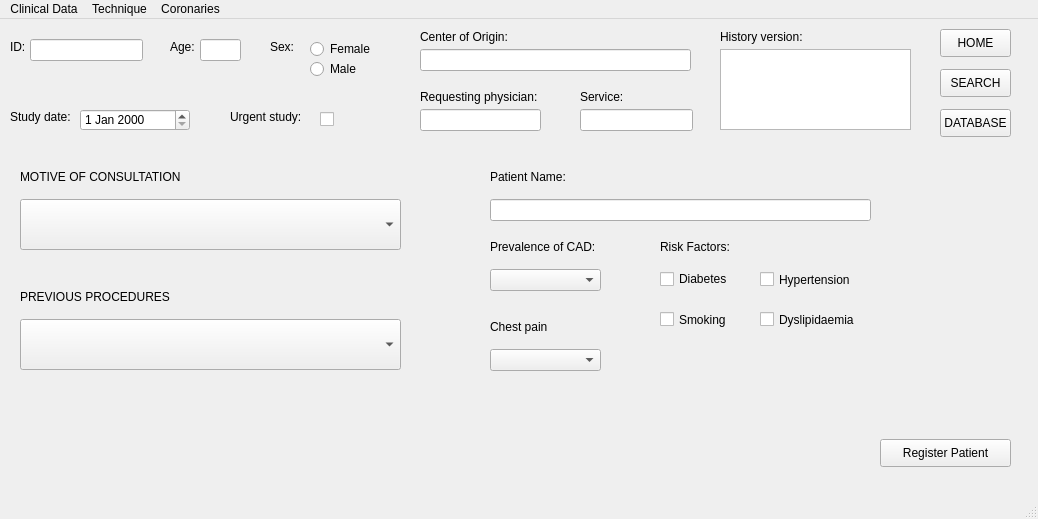
<?xml version="1.0" encoding="UTF-8"?>
<ui version="4.0">
 <class>Coronaries_Report</class>
 <widget class="QMainWindow" name="Coronaries_Report">
  <property name="geometry">
   <rect>
    <x>0</x>
    <y>0</y>
    <width>1038</width>
    <height>519</height>
   </rect>
  </property>
  <property name="windowTitle">
   <string>Coronaries_Report</string>
  </property>
  <widget class="QWidget" name="centralwidget">
   <widget class="QLabel" name="labelID">
    <property name="geometry">
     <rect>
      <x>10</x>
      <y>20</y>
      <width>55</width>
      <height>16</height>
     </rect>
    </property>
    <property name="text">
     <string>ID:</string>
    </property>
   </widget>
   <widget class="QLineEdit" name="textID">
    <property name="geometry">
     <rect>
      <x>30</x>
      <y>20</y>
      <width>113</width>
      <height>22</height>
     </rect>
    </property>
   </widget>
   <widget class="QLabel" name="labelDate">
    <property name="geometry">
     <rect>
      <x>10</x>
      <y>90</y>
      <width>81</width>
      <height>16</height>
     </rect>
    </property>
    <property name="text">
     <string>Study date:</string>
    </property>
   </widget>
   <widget class="QDateEdit" name="dateStudy">
    <property name="geometry">
     <rect>
      <x>80</x>
      <y>90</y>
      <width>110</width>
      <height>22</height>
     </rect>
    </property>
   </widget>
   <widget class="QLabel" name="labelAge">
    <property name="geometry">
     <rect>
      <x>170</x>
      <y>20</y>
      <width>55</width>
      <height>16</height>
     </rect>
    </property>
    <property name="text">
     <string>Age:</string>
    </property>
   </widget>
   <widget class="QLineEdit" name="textAge">
    <property name="geometry">
     <rect>
      <x>200</x>
      <y>20</y>
      <width>41</width>
      <height>22</height>
     </rect>
    </property>
   </widget>
   <widget class="QLabel" name="labelSex">
    <property name="geometry">
     <rect>
      <x>270</x>
      <y>20</y>
      <width>55</width>
      <height>16</height>
     </rect>
    </property>
    <property name="text">
     <string>Sex:</string>
    </property>
   </widget>
   <widget class="QRadioButton" name="FemaleSex">
    <property name="geometry">
     <rect>
      <x>310</x>
      <y>20</y>
      <width>95</width>
      <height>20</height>
     </rect>
    </property>
    <property name="text">
     <string>Female</string>
    </property>
   </widget>
   <widget class="QRadioButton" name="MaleSex">
    <property name="geometry">
     <rect>
      <x>310</x>
      <y>40</y>
      <width>95</width>
      <height>20</height>
     </rect>
    </property>
    <property name="text">
     <string>Male</string>
    </property>
   </widget>
   <widget class="QLabel" name="labelUrgent">
    <property name="geometry">
     <rect>
      <x>230</x>
      <y>90</y>
      <width>81</width>
      <height>16</height>
     </rect>
    </property>
    <property name="text">
     <string>Urgent study:</string>
    </property>
   </widget>
   <widget class="QCheckBox" name="UrgentStudy">
    <property name="geometry">
     <rect>
      <x>320</x>
      <y>90</y>
      <width>81</width>
      <height>20</height>
     </rect>
    </property>
    <property name="text">
     <string/>
    </property>
   </widget>
   <widget class="QLabel" name="labelHospital">
    <property name="geometry">
     <rect>
      <x>420</x>
      <y>10</y>
      <width>101</width>
      <height>16</height>
     </rect>
    </property>
    <property name="text">
     <string>Center of Origin:</string>
    </property>
   </widget>
   <widget class="QLabel" name="labelPhysician">
    <property name="geometry">
     <rect>
      <x>420</x>
      <y>70</y>
      <width>181</width>
      <height>16</height>
     </rect>
    </property>
    <property name="text">
     <string>Requesting physician:</string>
    </property>
   </widget>
   <widget class="QLineEdit" name="textHospital">
    <property name="geometry">
     <rect>
      <x>420</x>
      <y>30</y>
      <width>271</width>
      <height>22</height>
     </rect>
    </property>
   </widget>
   <widget class="QLineEdit" name="textPhysician">
    <property name="geometry">
     <rect>
      <x>420</x>
      <y>90</y>
      <width>121</width>
      <height>22</height>
     </rect>
    </property>
   </widget>
   <widget class="QLabel" name="labelService">
    <property name="geometry">
     <rect>
      <x>580</x>
      <y>70</y>
      <width>81</width>
      <height>16</height>
     </rect>
    </property>
    <property name="text">
     <string>Service:</string>
    </property>
   </widget>
   <widget class="QLineEdit" name="textService">
    <property name="geometry">
     <rect>
      <x>580</x>
      <y>90</y>
      <width>113</width>
      <height>22</height>
     </rect>
    </property>
   </widget>
   <widget class="QLabel" name="labelHistory">
    <property name="geometry">
     <rect>
      <x>720</x>
      <y>10</y>
      <width>101</width>
      <height>16</height>
     </rect>
    </property>
    <property name="text">
     <string>History version:</string>
    </property>
   </widget>
   <widget class="QListView" name="History">
    <property name="geometry">
     <rect>
      <x>720</x>
      <y>30</y>
      <width>191</width>
      <height>81</height>
     </rect>
    </property>
   </widget>
   <widget class="QPushButton" name="buttonHOME">
    <property name="geometry">
     <rect>
      <x>940</x>
      <y>10</y>
      <width>71</width>
      <height>28</height>
     </rect>
    </property>
    <property name="text">
     <string>HOME</string>
    </property>
   </widget>
   <widget class="QPushButton" name="buttonSEARCH">
    <property name="geometry">
     <rect>
      <x>940</x>
      <y>50</y>
      <width>71</width>
      <height>28</height>
     </rect>
    </property>
    <property name="text">
     <string>SEARCH</string>
    </property>
   </widget>
   <widget class="QPushButton" name="buttonDATABASE">
    <property name="geometry">
     <rect>
      <x>940</x>
      <y>90</y>
      <width>71</width>
      <height>28</height>
     </rect>
    </property>
    <property name="text">
     <string>DATABASE</string>
    </property>
   </widget>
   <widget class="QLabel" name="labelCoronaryStudy">
    <property name="geometry">
     <rect>
      <x>20</x>
      <y>150</y>
      <width>191</width>
      <height>16</height>
     </rect>
    </property>
    <property name="text">
     <string>MOTIVE OF CONSULTATION</string>
    </property>
   </widget>
   <widget class="QComboBox" name="motive">
    <property name="geometry">
     <rect>
      <x>20</x>
      <y>180</y>
      <width>381</width>
      <height>51</height>
     </rect>
    </property>
    <item>
     <property name="text">
      <string/>
     </property>
    </item>
    <item>
     <property name="text">
      <string>Chest pain/atypical symptoms in patient without known CAD</string>
     </property>
    </item>
    <item>
     <property name="text">
      <string>No information</string>
     </property>
    </item>
    <item>
     <property name="text">
      <string>Checkup, patient without cardiologic symptomatology or known coronary artery disease</string>
     </property>
    </item>
    <item>
     <property name="text">
      <string>Suspected acute coronary syndrome (ACS)</string>
     </property>
    </item>
    <item>
     <property name="text">
      <string>Alteration myocardial ischemia/perfusion test</string>
     </property>
    </item>
    <item>
     <property name="text">
      <string>Nonspecific ECG/Holter alteration</string>
     </property>
    </item>
    <item>
     <property name="text">
      <string>Coronary calcification study</string>
     </property>
    </item>
    <item>
     <property name="text">
      <string>Assessment of known coronary artery disease (not revascularized)</string>
     </property>
    </item>
    <item>
     <property name="text">
      <string>Assessment of revascularized coronary artery disease</string>
     </property>
    </item>
    <item>
     <property name="text">
      <string>Screening for coronary artery disease in cardiomyopathy</string>
     </property>
    </item>
    <item>
     <property name="text">
      <string>Screening for coronary artery disease in endocarditis</string>
     </property>
    </item>
    <item>
     <property name="text">
      <string>Coronary artery disease screening in systemic disease</string>
     </property>
    </item>
    <item>
     <property name="text">
      <string>Coronary vein study</string>
     </property>
    </item>
    <item>
     <property name="text">
      <string>Coronary anomaly study</string>
     </property>
    </item>
    <item>
     <property name="text">
      <string>Other</string>
     </property>
    </item>
   </widget>
   <widget class="QLabel" name="label_26">
    <property name="geometry">
     <rect>
      <x>490</x>
      <y>300</y>
      <width>141</width>
      <height>16</height>
     </rect>
    </property>
    <property name="text">
     <string>Chest pain</string>
    </property>
   </widget>
   <widget class="QComboBox" name="chestpain">
    <property name="geometry">
     <rect>
      <x>490</x>
      <y>330</y>
      <width>111</width>
      <height>22</height>
     </rect>
    </property>
    <item>
     <property name="text">
      <string/>
     </property>
    </item>
    <item>
     <property name="text">
      <string>Typical</string>
     </property>
    </item>
    <item>
     <property name="text">
      <string>Atypical</string>
     </property>
    </item>
    <item>
     <property name="text">
      <string>Non-specific</string>
     </property>
    </item>
   </widget>
   <widget class="QLabel" name="label_27">
    <property name="geometry">
     <rect>
      <x>490</x>
      <y>150</y>
      <width>131</width>
      <height>16</height>
     </rect>
    </property>
    <property name="text">
     <string>Patient Name:</string>
    </property>
   </widget>
   <widget class="QLabel" name="labelCoronaryStudy_2">
    <property name="geometry">
     <rect>
      <x>20</x>
      <y>270</y>
      <width>191</width>
      <height>16</height>
     </rect>
    </property>
    <property name="text">
     <string>PREVIOUS PROCEDURES</string>
    </property>
   </widget>
   <widget class="QComboBox" name="prepro">
    <property name="geometry">
     <rect>
      <x>20</x>
      <y>300</y>
      <width>381</width>
      <height>51</height>
     </rect>
    </property>
    <item>
     <property name="text">
      <string/>
     </property>
    </item>
    <item>
     <property name="text">
      <string>Stent/ACTP</string>
     </property>
    </item>
    <item>
     <property name="text">
      <string>Coronary bypass</string>
     </property>
    </item>
    <item>
     <property name="text">
      <string>Pacemaker</string>
     </property>
    </item>
    <item>
     <property name="text">
      <string>ICD</string>
     </property>
    </item>
    <item>
     <property name="text">
      <string>Mechanical mitral valve prosthesis</string>
     </property>
    </item>
    <item>
     <property name="text">
      <string>Biological mitral valve prosthesis</string>
     </property>
    </item>
    <item>
     <property name="text">
      <string>Mechanical aortic valve prosthesis</string>
     </property>
    </item>
    <item>
     <property name="text">
      <string>Biological aortic valve prosthesis</string>
     </property>
    </item>
    <item>
     <property name="text">
      <string>Tricuspid valve prosthesis</string>
     </property>
    </item>
    <item>
     <property name="text">
      <string>Perceval type aortic valve prosthesis</string>
     </property>
    </item>
    <item>
     <property name="text">
      <string>Aortic prosthetic tube</string>
     </property>
    </item>
    <item>
     <property name="text">
      <string>Valved aortic prosthetic tube (Bentall)</string>
     </property>
    </item>
    <item>
     <property name="text">
      <string>Aortic endoprosthesis</string>
     </property>
    </item>
    <item>
     <property name="text">
      <string>Left atrial appendage occluder</string>
     </property>
    </item>
    <item>
     <property name="text">
      <string>Valve leakage shut-off device</string>
     </property>
    </item>
    <item>
     <property name="text">
      <string>Device for interatrial communications occlusion</string>
     </property>
    </item>
    <item>
     <property name="text">
      <string>Device for interventricular communications occlusion</string>
     </property>
    </item>
    <item>
     <property name="text">
      <string>TAVI</string>
     </property>
    </item>
    <item>
     <property name="text">
      <string>Unspecified percutaneous device</string>
     </property>
    </item>
    <item>
     <property name="text">
      <string>Corrective surgery for congenital heart disease</string>
     </property>
    </item>
   </widget>
   <widget class="QLineEdit" name="name">
    <property name="geometry">
     <rect>
      <x>490</x>
      <y>180</y>
      <width>381</width>
      <height>22</height>
     </rect>
    </property>
   </widget>
   <widget class="QLabel" name="label">
    <property name="geometry">
     <rect>
      <x>490</x>
      <y>220</y>
      <width>131</width>
      <height>16</height>
     </rect>
    </property>
    <property name="text">
     <string>Prevalence of CAD:</string>
    </property>
   </widget>
   <widget class="QComboBox" name="prevalence">
    <property name="geometry">
     <rect>
      <x>490</x>
      <y>250</y>
      <width>111</width>
      <height>22</height>
     </rect>
    </property>
    <item>
     <property name="text">
      <string/>
     </property>
    </item>
    <item>
     <property name="text">
      <string>High</string>
     </property>
    </item>
    <item>
     <property name="text">
      <string>Low</string>
     </property>
    </item>
   </widget>
   <widget class="QLabel" name="label_2">
    <property name="geometry">
     <rect>
      <x>660</x>
      <y>220</y>
      <width>91</width>
      <height>16</height>
     </rect>
    </property>
    <property name="text">
     <string>Risk Factors:</string>
    </property>
   </widget>
   <widget class="QCheckBox" name="diabetes">
    <property name="geometry">
     <rect>
      <x>660</x>
      <y>250</y>
      <width>101</width>
      <height>20</height>
     </rect>
    </property>
    <property name="text">
     <string>Diabetes</string>
    </property>
   </widget>
   <widget class="QCheckBox" name="smoking">
    <property name="geometry">
     <rect>
      <x>660</x>
      <y>290</y>
      <width>101</width>
      <height>21</height>
     </rect>
    </property>
    <property name="text">
     <string>Smoking</string>
    </property>
   </widget>
   <widget class="QCheckBox" name="hypertension">
    <property name="geometry">
     <rect>
      <x>760</x>
      <y>250</y>
      <width>101</width>
      <height>21</height>
     </rect>
    </property>
    <property name="text">
     <string>Hypertension</string>
    </property>
   </widget>
   <widget class="QCheckBox" name="dyslipidaemia">
    <property name="geometry">
     <rect>
      <x>760</x>
      <y>290</y>
      <width>101</width>
      <height>21</height>
     </rect>
    </property>
    <property name="text">
     <string>Dyslipidaemia</string>
    </property>
   </widget>
   <widget class="QPushButton" name="register_button">
    <property name="geometry">
     <rect>
      <x>880</x>
      <y>420</y>
      <width>131</width>
      <height>28</height>
     </rect>
    </property>
    <property name="text">
     <string>Register Patient</string>
    </property>
   </widget>
  </widget>
  <widget class="QMenuBar" name="ReportMenu">
   <property name="geometry">
    <rect>
     <x>0</x>
     <y>0</y>
     <width>1038</width>
     <height>26</height>
    </rect>
   </property>
   <widget class="QMenu" name="menuCoronaries">
    <property name="title">
     <string>Coronaries</string>
    </property>
   </widget>
   <widget class="QMenu" name="menuClinical_Data">
    <property name="title">
     <string>Clinical Data</string>
    </property>
   </widget>
   <widget class="QMenu" name="menuTechnique">
    <property name="title">
     <string>Technique</string>
    </property>
   </widget>
   <addaction name="menuClinical_Data"/>
   <addaction name="menuTechnique"/>
   <addaction name="menuCoronaries"/>
  </widget>
  <widget class="QStatusBar" name="statusbar"/>
 </widget>
 <resources/>
 <connections/>
</ui>
